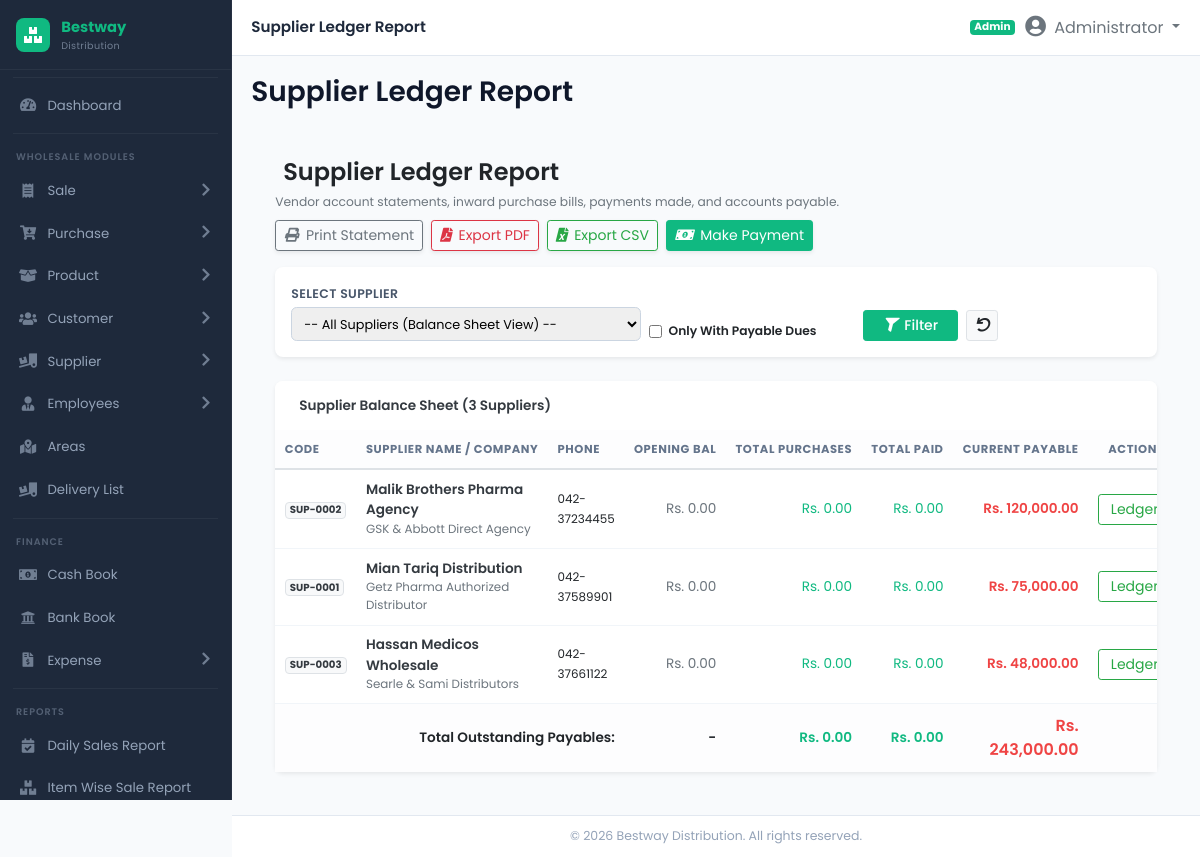
Page /modules/reports/supplier_balance_sheet.php (signed in) on the committed database.
### tables this page shows
CREATE TABLE IF NOT EXISTS `suppliers` (
  `id` INT AUTO_INCREMENT PRIMARY KEY,
  `supplier_code` VARCHAR(50) UNIQUE NULL,
  `name` VARCHAR(150) NOT NULL,
  `company_name` VARCHAR(200) NOT NULL,
  `phone` VARCHAR(50) NOT NULL,
  `mobile` VARCHAR(50) NULL,
  `email` VARCHAR(100) NULL,
  `ntn_strn` VARCHAR(50) NULL,
  `address` TEXT NULL,
  `bank_details` TEXT NULL,
  `credit_days` INT DEFAULT 30,
  `opening_balance` DECIMAL(14,2) DEFAULT 0.00,
  `current_balance` DECIMAL(14,2) DEFAULT 0.00,
  `status` ENUM('Active', 'Inactive') DEFAULT 'Active',
  INDEX (`supplier_code`),
  INDEX (`company_name`),
  INDEX (`status`)
);

### modules/reports/supplier_ledger_report.php (the view, shortened to what the rows shown need)
<?php
require_once __DIR__ . '/../../includes/header.php';
$supplier_id = isset($_GET['supplier_id']) ? intval($_GET['supplier_id']) : 0;
$start_date = isset($_GET['start_date']) ? trim($_GET['start_date']) : date('Y-m-01');
$end_date = isset($_GET['end_date']) ? trim($_GET['end_date']) : date('Y-m-d');
$selected_supplier = null;
$ledger_entries = [];
$opening_balance = 0.0;
$total_purchases_credit = 0.0;
$total_payments_debit = 0.0;
$closing_balance = 0.0;
if ($supplier_id > 0) {
    syncSupplierLedger($pdo, $supplier_id);
    $stmt_s = $pdo->prepare("SELECT * FROM suppliers WHERE id = ?");
    $stmt_s->execute([$supplier_id]);
    $selected_supplier = $stmt_s->fetch(PDO::FETCH_ASSOC);
    if ($selected_supplier) {
        $stmt_op = $pdo->prepare("SELECT
            COALESCE(SUM(credit_amount), 0) - COALESCE(SUM(debit_amount), 0) as net_prior
            FROM supplier_ledgers
            WHERE supplier_id = ? AND transaction_date < ?");
        $stmt_op->execute([$supplier_id, $start_date]);
        $prior_net = (float)($stmt_op->fetchColumn() ?: 0);
        $opening_balance = (float)$selected_supplier['opening_balance'] + $prior_net;
        $stmt_l = $pdo->prepare("SELECT * FROM supplier_ledgers
                                 WHERE supplier_id = ? AND transaction_date BETWEEN ? AND ?
                                 ORDER BY transaction_date ASC, id ASC");
        $stmt_l->execute([$supplier_id, $start_date, $end_date]);
        $raw_entries = $stmt_l->fetchAll(PDO::FETCH_ASSOC);
        $running = $opening_balance;
        foreach ($raw_entries as $entry) {
            $deb = (float)$entry['debit_amount'];
            $crd = (float)$entry['credit_amount'];
            $running += ($crd - $deb);
            $entry['calc_balance'] = $running;
            $ledger_entries[] = $entry;
            $total_purchases_credit += $crd;
            $total_payments_debit += $deb;
        }
        $closing_balance = $running;
    }
} else {
    $where_sheet = ["1=1"];
    $where_sheet_sql = implode(" AND ", $where_sheet);
    $stmt_sheet = $pdo->query("SELECT
        s.id, s.supplier_code, s.name, s.company_name, s.phone, s.opening_balance, s.current_balance, s.status,
        COALESCE((SELECT SUM(credit_amount) FROM supplier_ledgers WHERE supplier_id = s.id), 0) as total_credited,
        COALESCE((SELECT SUM(debit_amount) FROM supplier_ledgers WHERE supplier_id = s.id), 0) as total_debited
    FROM suppliers s
    WHERE {$where_sheet_sql}
    ORDER BY s.current_balance DESC, s.name ASC");
    $supplier_balances = $stmt_sheet->fetchAll(PDO::FETCH_ASSOC);
}
?>
<div class="content-wrapper p-3 p-md-4">
    <div id="printableReportArea">
    <?php if ($selected_supplier): ?>
        <div class="card border-0 shadow-sm mb-3 bg-light">
            <div class="card-body p-3">
                <div class="row align-items-center">
                    <div class="col-md-6">
                        <div class="d-flex align-items-center gap-3">
                            <div class="bg-success text-white rounded-circle d-flex align-items-center justify-content-center" style="width: 46px; height: 46px; font-size: 1.2rem;">
                                <i class="fa-solid fa-building"></i>
                            </div>
                            <div>
                                <h5 class="fw-bold mb-0 text-dark"><?php echo htmlspecialchars($selected_supplier['name']); ?></h5>
                                <div class="text-muted small">
                                    Company: <strong class="text-dark"><?php echo htmlspecialchars($selected_supplier['company_name'] ?: 'N/A'); ?></strong> |
                                    Code: <span class="badge bg-secondary"><?php echo htmlspecialchars($selected_supplier['supplier_code'] ?: 'S-'.$selected_supplier['id']); ?></span>
                                </div>
                            </div>
                        </div>
                    </div>
                    <div class="col-md-6 text-md-end mt-2 mt-md-0">
                        <span class="small text-muted d-block">Phone: <?php echo htmlspecialchars($selected_supplier['phone'] ?: 'N/A'); ?></span>
                        <span class="small text-muted d-block">Address: <?php echo htmlspecialchars($selected_supplier['address'] ?: 'N/A'); ?></span>
                    </div>
                </div>
            </div>
        </div>
        <div class="card border-0 shadow-sm">
            <div class="card-header bg-white py-3 border-0 d-flex justify-content-between align-items-center">
                <h6 class="fw-bold mb-0 text-dark">
                    <i class="fa-solid fa-list-check text-success me-2"></i>Vendor Ledger Transactions (<?php echo count($ledger_entries); ?> Records)
                </h6>
            </div>
            <div class="table-responsive">
                <table class="table table-hover align-middle mb-0" id="reportTable">
                    <thead class="table-light">
                        <tr class="text-muted small text-uppercase">
                            <th>Date</th>
                            <th>Reference / Bill #</th>
                            <th>Type</th>
                            <th>Description</th>
                            <th class="text-end">Payments Made (Dr)</th>
                            <th class="text-end">Purchases / Inward (Cr)</th>
                            <th class="text-end">Payable Balance</th>
                        </tr>
                    </thead>
                    <tbody>
                        <tr class="table-light fw-semibold">
                            <td><span class="badge bg-light text-dark border">B/F</span> <?php echo date('d-m-Y', strtotime($start_date)); ?></td>
                            <td><em>OP-BAL</em></td>
                            <td><span class="badge bg-secondary">B/F Balance</span></td>
                            <td>Opening Balance B/F (Prior to <?php echo date('d-m-Y', strtotime($start_date)); ?>)</td>
                            <td class="text-end">-</td>
                            <td class="text-end">-</td>
                            <td class="text-end fw-bold">Rs. <?php echo number_format($opening_balance, 2); ?></td>
                        </tr>
                        <?php if (!empty($ledger_entries)): ?>
                            <?php foreach ($ledger_entries as $row): ?>
                                <tr>
                                    <td><?php echo date('d-m-Y', strtotime($row['transaction_date'])); ?></td>
                                    <td class="fw-semibold text-primary"><?php echo htmlspecialchars($row['reference_no'] ?: '-'); ?></td>
                                    <td>
                                        <span class="badge bg-light text-dark border"><?php echo htmlspecialchars($row['transaction_type'] ?: 'Purchase'); ?></span>
                                    </td>
                                    <td><small class="text-muted"><?php echo htmlspecialchars($row['description'] ?: '-'); ?></small></td>
                                    <td class="text-end <?php echo ($row['debit_amount'] > 0) ? 'text-success fw-semibold' : 'text-muted'; ?>">
                                        <?php echo ($row['debit_amount'] > 0) ? 'Rs. ' . number_format($row['debit_amount'], 2) : '-'; ?>
                                    </td>
                                    <td class="text-end <?php echo ($row['credit_amount'] > 0) ? 'text-primary fw-semibold' : 'text-muted'; ?>">
                                        <?php echo ($row['credit_amount'] > 0) ? 'Rs. ' . number_format($row['credit_amount'], 2) : '-'; ?>
                                    </td>
                                    <td class="text-end fw-bold <?php echo ($row['calc_balance'] > 0) ? 'text-danger' : 'text-success'; ?>">
                                        Rs. <?php echo number_format($row['calc_balance'], 2); ?>
                                    </td>
                                </tr>
                            <?php endforeach; ?>
                        <?php else: ?>
                            <tr>
                                <td colspan="7" class="text-center py-4 text-muted">
                                    No new transactions occurred with this supplier in the selected date range.
                                </td>
                            </tr>
                        <?php endif; ?>
                    </tbody>
                    <tfoot class="table-light fw-bold">
                        <tr>
                            <td colspan="4" class="text-end">Period Totals:</td>
                            <td class="text-end text-success">Rs. <?php echo number_format($total_payments_debit, 2); ?></td>
                            <td class="text-end text-primary">Rs. <?php echo number_format($total_purchases_credit, 2); ?></td>
                            <td class="text-end text-danger fs-6">Rs. <?php echo number_format($closing_balance, 2); ?></td>
                        </tr>
                    </tfoot>
                </table>
            </div>
        </div>
    <?php else: ?>
        <div class="card border-0 shadow-sm">
            <div class="table-responsive">
                <table class="table table-hover align-middle mb-0" id="reportTable">
                    <thead class="table-light">
                        <tr class="text-muted small text-uppercase">
                            <th>Code</th>
                            <th>Supplier Name / Company</th>
                            <th>Phone</th>
                            <th class="text-end">Opening Bal</th>
                            <th class="text-end">Total Purchases</th>
                            <th class="text-end">Total Paid</th>
                            <th class="text-end">Current Payable</th>
                            <th class="text-center d-print-none">Action</th>
                        </tr>
                    </thead>
                    <tbody>
                        <?php if (!empty($supplier_balances)): ?>
                            <?php foreach ($supplier_balances as $row): ?>
                                <tr>
                                    <td><span class="badge bg-light text-dark border"><?php echo htmlspecialchars($row['supplier_code'] ?: 'S-'.$row['id']); ?></span></td>
                                    <td>
                                        <a href="supplier_ledger_report.php?supplier_id=<?php echo $row['id']; ?>" class="fw-bold text-decoration-none text-dark">
                                            <?php echo htmlspecialchars($row['name']); ?>
                                        </a>
                                        <?php if ($row['company_name']): ?>
                                            <div class="small text-muted"><?php echo htmlspecialchars($row['company_name']); ?></div>
                                        <?php endif; ?>
                                    </td>
                                    <td><small><?php echo htmlspecialchars($row['phone'] ?: '-'); ?></small></td>
                                    <td class="text-end text-muted">Rs. <?php echo number_format($row['opening_balance'], 2); ?></td>
                                    <td class="text-end text-primary">Rs. <?php echo number_format($row['total_credited'], 2); ?></td>
                                    <td class="text-end text-success">Rs. <?php echo number_format($row['total_debited'], 2); ?></td>
                                    <td class="text-end fw-bold <?php echo ($row['current_balance'] > 0) ? 'text-danger' : 'text-success'; ?>">
                                        Rs. <?php echo number_format($row['current_balance'], 2); ?>
                                    </td>
                                    <td class="text-center d-print-none">
                                        <a href="supplier_ledger_report.php?supplier_id=<?php echo $row['id']; ?>" class="btn btn-outline-success btn-sm" title="View Detailed Statement">
                                            <i class="fa-solid fa-file-lines me-1"></i> Ledger
                                        </a>
                                    </td>
                                </tr>
                            <?php endforeach; ?>
                        <?php endif; ?>
                    </tbody>
                </table>
            </div>
        </div>
    <?php endif; ?>
    </div>
</div>
<?php require_once __DIR__ . '/../../includes/footer.php'; ?>

### rows in the picture
suppliers: supplier_code "SUP-0002", name "Malik Brothers Pharma Agency", company_name "GSK & Abbott Direct Agency", phone "042-37234455", opening_balance "0.00", total_credited "0.00", total_debited "0.00", current_balance "120,000.00"
suppliers: supplier_code "SUP-0001", name "Mian Tariq Distribution", company_name "Getz Pharma Authorized Distributor", phone "042-37589901", opening_balance "0.00", total_credited "0.00", total_debited "0.00", current_balance "75,000.00"
suppliers: supplier_code "SUP-0003", name "Hassan Medicos Wholesale", company_name "Searle & Sami Distributors", phone "042-37661122", opening_balance "0.00", total_credited "0.00", total_debited "0.00", current_balance "48,000.00"

### other values in the picture
$page_title "Supplier Ledger Report"
roleLabel($_SESSION['user_role'] ?? 'Admin') "Admin"
$_SESSION['user_fullname'] "Administrator"
count($supplier_balances) "3"
$summary_total_purchases "0.00"
$summary_total_payments "0.00"
$summary_total_payables "243,000.00"
